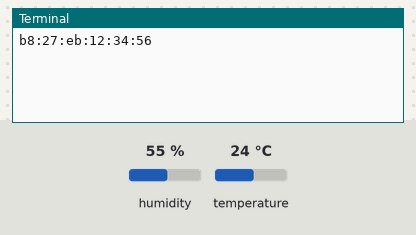
A program run on a simulated Raspberry Pi (BCM pin numbers). Parts: the last lines printed to the terminal. The inputs (shaded band) are chosen by the test bench; at power-on: humidity 55 %, temperature 24 °C. No MQTT or app messages arrive unless stated; threads take turns every 2 ms.

Above: at 2.3 s.
2.4 s: humidity set to 22 %
At 3.1 s:
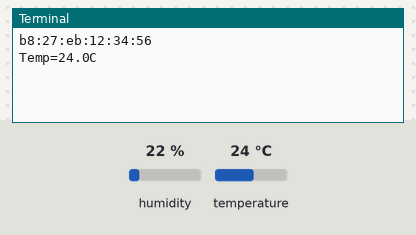
7.1 s: temperature set to 12 °C
At 11.0 s:
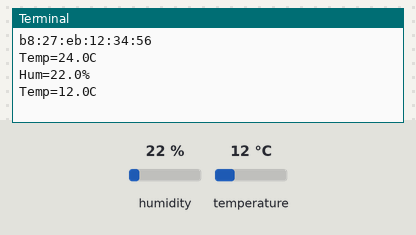
11.4 s: humidity set to 40 %
At 14.5 s:
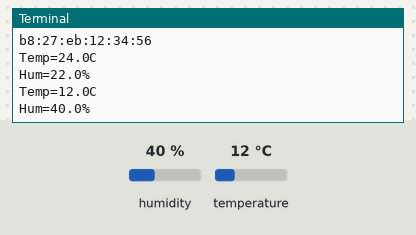

The program:

weatherStation.py
```python
import Adafruit_DHT
import uuid
import threading
from publisher import *


def temperatureSensor():
    dht_sensor = Adafruit_DHT.DHT11
    dht_pin = 4

    new_temperature = 0
    while True:
        temperature_measurement = Adafruit_DHT.read(dht_sensor, dht_pin)[1]
        if temperature_measurement is not None:
            if new_temperature != temperature_measurement:
                new_temperature = temperature_measurement
                send_temperature(temperature_measurement)
            print("Temp={0:0.1f}C".format(temperature_measurement))
        else:
            print("Sensor failure. Check wiring.")
            time.sleep(1)
        time.sleep(6)


def humiditySensor():
    dht_sensor = Adafruit_DHT.DHT11
    dht_pin = 4

    new_humidity = 0
    while True:
        humidity_measurement = Adafruit_DHT.read(dht_sensor, dht_pin)[0]
        if humidity_measurement is not None:
            if new_humidity != humidity_measurement:
                new_humidity = humidity_measurement
                send_humidity(humidity_measurement)
            print("Hum={0:0.1f}%".format(humidity_measurement))
        else:
            print("Sensor failure. Check wiring.")
            time.sleep(1)
        time.sleep(6)


def weatherSensor():
    make_connection()
    identifier = ':'.join(['{:02x}'.format((uuid.getnode() >> ele) & 0xff)
                           for ele in range(0, 8 * 6, 8)][::-1])
    print(identifier)
    send_id(identifier + " - Raspberry 1")


if __name__ == "__main__":
    weatherSensor()
    temperature = threading.Thread(target=temperatureSensor)
    humidity = threading.Thread(target=humiditySensor)

    temperature.start()
    time.sleep(3)
    humidity.start()
```

publisher.py
```python
import paho.mqtt.client as mqtt
import time


def on_connect(rc):
    if rc == 0:
        print("Connected success")
    else:
        print("Connected fail with code", {rc})


client = mqtt.Client()


def make_connection():
    client.username_pw_set(username="dso_server27", password="JoCa18")
    client.on_connect = on_connect
    client.will_set('/uc3m/classrooms/leganes/myclass/device_info', '{"status":"Off"}')
    client.connect("35.242.227.79", 1883, 60)  # IP MQTT


def send_temperature(temperature):
    client.publish('/uc3m/classrooms/leganes/myclass/temperature', payload=temperature, qos=0, retain=False)
    time.sleep(1)


def send_humidity(humidity):
    client.publish('/uc3m/classrooms/leganes/myclass/humidity', payload=humidity, qos=0, retain=False)
    time.sleep(1)


def send_id(identifier):
    client.publish('/uc3m/classrooms/leganes/myclass/device_info', payload=identifier, qos=0, retain=False)
    time.sleep(1)
```

Measured:
- after the input at 7.1 s, the terminal: prints a new line after 3.1 s (image 2)
- after the input at 11.4 s, the terminal: prints a new line after 1.8 s (image 3)
